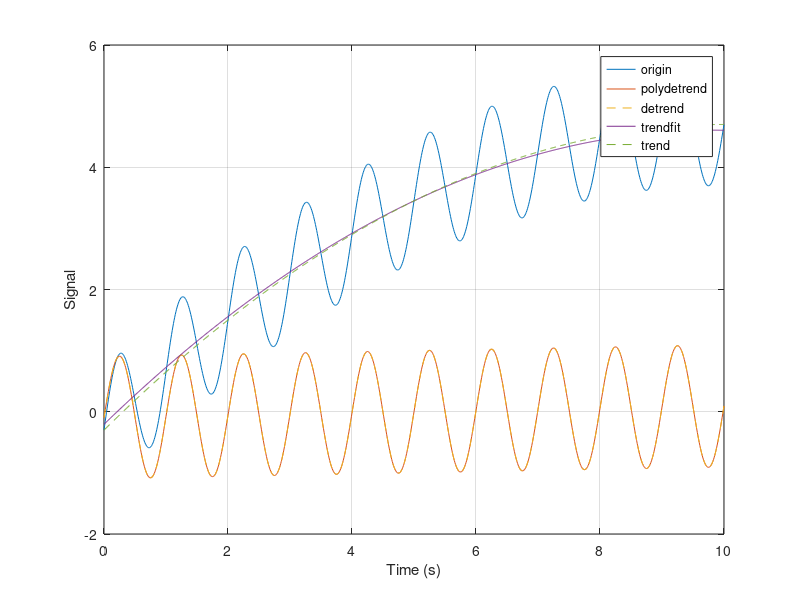

Write MATLAB code to recreate this figure.
% Remove polynomial trend in signal
% Polynominal curve fitting and cancelling

% XiaoCY 2021-02-14

%%
clear;clc

fs = 100;
fsig = 1;
p0 = [-0.05, 1, -0.3];
t = (0:1/fs:10)';
trend = polyval(p0,t);
x0 = sin(2*pi*fsig*t)+trend;

%%
p = polyfit(t,x0,2);
trendfit = polyval(p,t);
x1 = x0-trendfit;
x2 = detrend(x0,2);

figure
plot(t,x0,'DisplayName','origin')
hold on
plot(t,x1,'DisplayName','polydetrend')
plot(t,x2,'--','DisplayName','detrend')
plot(t,trendfit,'DisplayName','trendfit')
plot(t,trend,'--','DisplayName','trend')
grid on
legend
xlabel('Time (s)')
ylabel('Signal')
